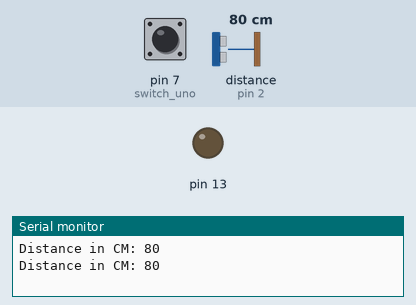
Bench run of a sketch on a simulated SparkFun Pro Micro, built with avr-gcc and run on an emulated ATmega32U4. Parts: output pins drawn as LEDs (lit = HIGH), the last lines printed to the serial monitor. Inputs (shaded band) come from the test bench; at power-on: pin 7 (switch_uno) LOW, distance to the obstacle (sensor on pin 2) 80 cm. USB keyboard and mouse output is not drawn.

Above: at 2.2 s.
2.3 s: pin 7 (switch_uno) pulled HIGH for 0.15 s
At 2.37 s:
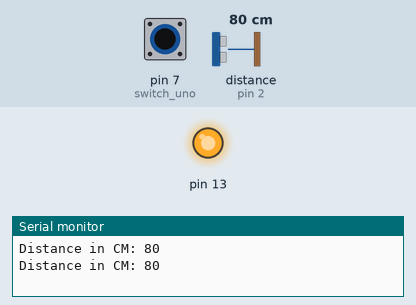
3.9 s: pin 7 (switch_uno) pulled HIGH for 3.2 s
At 7.7 s:
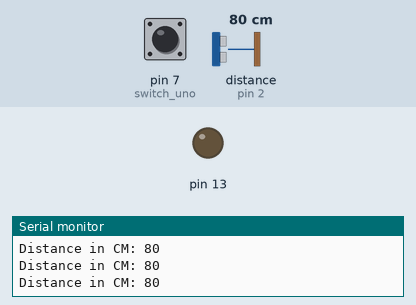
Timing chart, 0 to 9.2 s (numbered marks = the images above; inputs shaded):
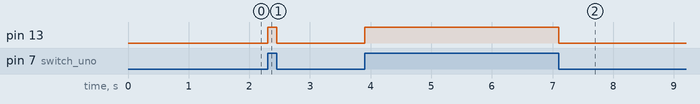

Measured:
- after the input at 2.3 s, pin 13: LOW → HIGH at once, → LOW 0.15 s later
- after the input at 3.9 s, pin 13: LOW → HIGH at once, → LOW 3.2 s later

The sketch:

Mouse_Json_Ultrasonido2.ino
```cpp
// (licence header left out)
#include "Mouse.h"
#include <ArduinoJson.h>

#include <SoftwareSerial.h>
#include <Ultrasonic.h>

Ultrasonic ultrasonic(3, 2);

#define sensitivity 10
#define switch_uno 7


String inputString = "";         // a String to hold incoming data
bool stringComplete = false;  // whether the string is complete
char inChar;
SoftwareSerial mySerial(8, 9); // RX, TX
StaticJsonDocument<200> doc;
int yaw_1, pitch_1, roll_1;
int deltax, deltay;
boolean  mouse_enabled;
boolean Switch;
long duration;
int distance;
long time_ultrasound;
boolean distancia;
boolean medido;


void setup()
{
  Serial.begin(115200);
  mySerial.begin(57600);
  pinMode(switch_uno, INPUT);  // Set both analog pins as inputs
  pinMode(LED_BUILTIN, OUTPUT);
  ultrasonic.setTimeout(40000UL);
  time_ultrasound = millis();
  delay(1000);  // short delay to let outputs settle
  distancia = true;
}

void loop()
{
  Switch = digitalRead(switch_uno);
  if((distancia) && (!mouse_enabled))
  {
    if(millis()- time_ultrasound > 800)
     {
      Serial.print("Distance in CM: ");
      Serial.println(ultrasonic.read());
      time_ultrasound = millis();
     }
  }

     if ((Switch== true) && (mouse_enabled == false))
  {
      Mouse.begin();
      mouse_enabled = true;
      digitalWrite(LED_BUILTIN, HIGH);   // turn the LED on (HIGH is the voltage level)
      delay(100);

  }
   if ((Switch== false) && (mouse_enabled == true))
   {
    Mouse.end();
    mouse_enabled = false;
    digitalWrite(LED_BUILTIN, LOW);   // turn the LED on (HIGH is the voltage level)
    delay(100);

   }
 if(mouse_enabled)
 {
      if (mySerial.available())
      {
        // get the new byte:
        inChar = (char)mySerial.read();
        // add it to the inputString:
        inputString += inChar;
        // if the incoming character is a newline, set a flag so the main loop can
        // do something about it:
        if (inChar == '}') {
          stringComplete = true;
        }
      }
       if((stringComplete) && (mouse_enabled))
      {
          //char data[200];
         // inputString.toCharArray(data, 200);
          DeserializationError error = deserializeJson(doc,inputString );
          //delay(100);  // short delay to let outputs settle
          yaw_1 = doc["yaw"];
          pitch_1= doc["pitch"];
          roll_1 = doc["roll"];
          inputString = "";
          stringComplete = 0;
          deltax = (pitch_1/sensitivity);
          deltay = (roll_1/sensitivity);
          Mouse.move(-deltax,-deltay, 0);  // move mouse on y axis
       }
 }

////  if ((digitalRead(selPin) == 0) && (!mouseClickFlag))  // if the joystick button is pressed
//  {
//    mouseClickFlag = 1;
//    Mouse.press(MOUSE_LEFT);  // click the left button down
//  }
//  else if ((digitalRead(selPin))&&(mouseClickFlag)) // if the joystick button is not pressed
//  {
//    mouseClickFlag = 0;
//    Mouse.release(MOUSE_LEFT);  // release the left button
//  }
}
```
